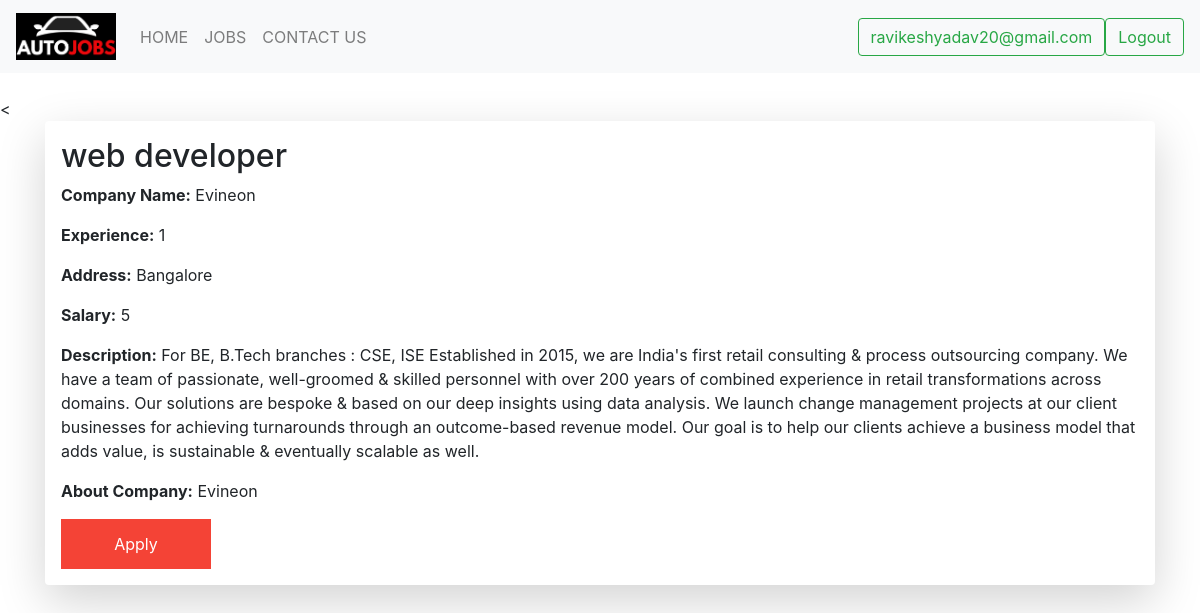
The page /jobsearch.php?pid=1 (signed in) on the database its author committed.
### tables this page shows
CREATE TABLE `post` (
  `pid` bigint(10) NOT NULL,
  `key_role` varchar(50) NOT NULL,
  `company_name` varchar(100) NOT NULL,
  `experience` int(2) NOT NULL,
  `address` text NOT NULL,
  `salary` bigint(10) NOT NULL,
  `emp_type` varchar(10) NOT NULL,
  `email` varchar(50) NOT NULL,
  `job_description` text NOT NULL,
  `company_profile` text NOT NULL,
  `time` date NOT NULL DEFAULT current_timestamp()
);

### jobsearch.php (the view, shortened to what this page needs)
<?php
    include_once('uheader.php');
?>
    <br>
            <form action="applied.php" method="POST">
            <?php
        	$conn = mysqli_connect("localhost", "root", "" , "jobs");
        	$search = $_GET['pid'];
        	if($search) {
        		$sql = "SELECT * FROM post WHERE pid='$search'";
                $result = mysqli_query($conn, $sql);
                if (mysqli_num_rows($result) > 0) {
                while ($row = mysqli_fetch_assoc($result))
                {
                    echo "<";
                    echo "<div class='container'>";
                    echo "<div class='shadow-lg p-3 mb-5 bg-white rounded'>";
                    echo "<h2></i>" .$row["key_role"]. "</h2>";
                    echo "<p><b>Company Name:</b> " .$row["company_name"]. "</p>";
                    echo "<p><b>Experience:</b> " .$row["experience"]. "</p>";
                    echo "<p> <b>Address:</b> " .$row["address"]. "</p>";
                    echo "<p><b>Salary:</b> " .$row["salary"]. "</p>";
                    echo "<p> <b>Description:</b> " .$row["job_description"]. "</p>";
                    echo "<p> <b>About Company:</b> " .$row["company_profile"]. "</p>";
                    ?>
                    <button class='search-btn' type='submit'>Apply</button>
                    </div></div>
                    <?php
                }
                } else {
                    echo "0 results";
                       }
                }
            ?>
<br>
</body>
</html>

### style.css (style rules this page uses)
.search-btn { height: 50px; width: 150px; background: #f44336; border: none; color: #fff; }

### rows shown on the page
post: key_role "web developer", company_name "Evineon", experience "1", address "Bangalore", salary "5", job_description "For BE, B.Tech branches : CSE, ISE Established in 2015, we are India's first retail consulting & process outsourcing company. We have a team of passionate, well-groomed & skilled personnel with over 200 years of combined experience in retail transformations across domains. Our solutions are bespoke & based on our deep insights using data analysis. We launch change management projects at our client businesses for achieving turnarounds through an outcome-based revenue model. Our goal is to help our clients achieve a business model that adds value, is sustainable & eventually scalable as well.", company_profile "Evineon"

### other values the page prints
$email "ravikeshyadav20@gmail.com"
